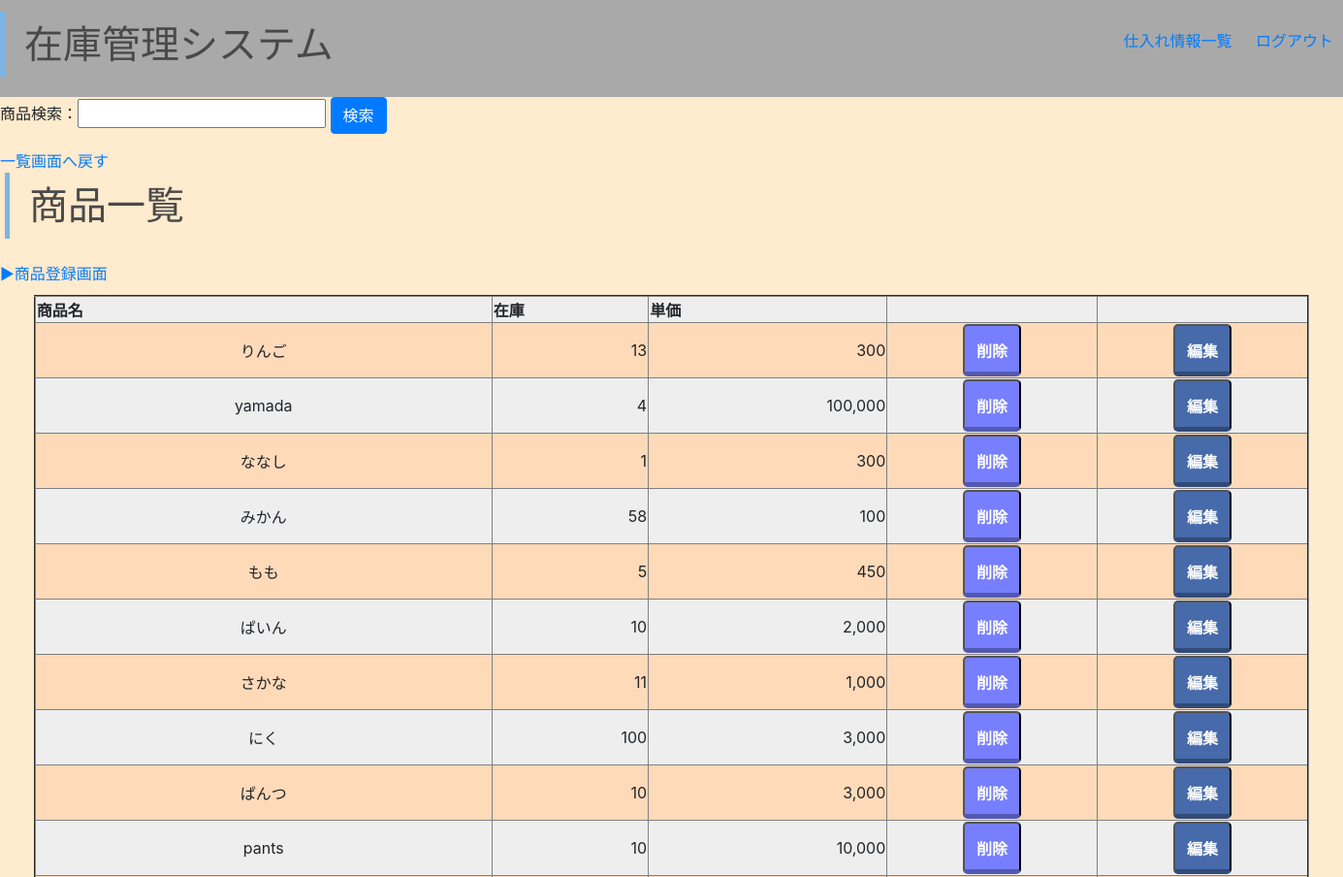
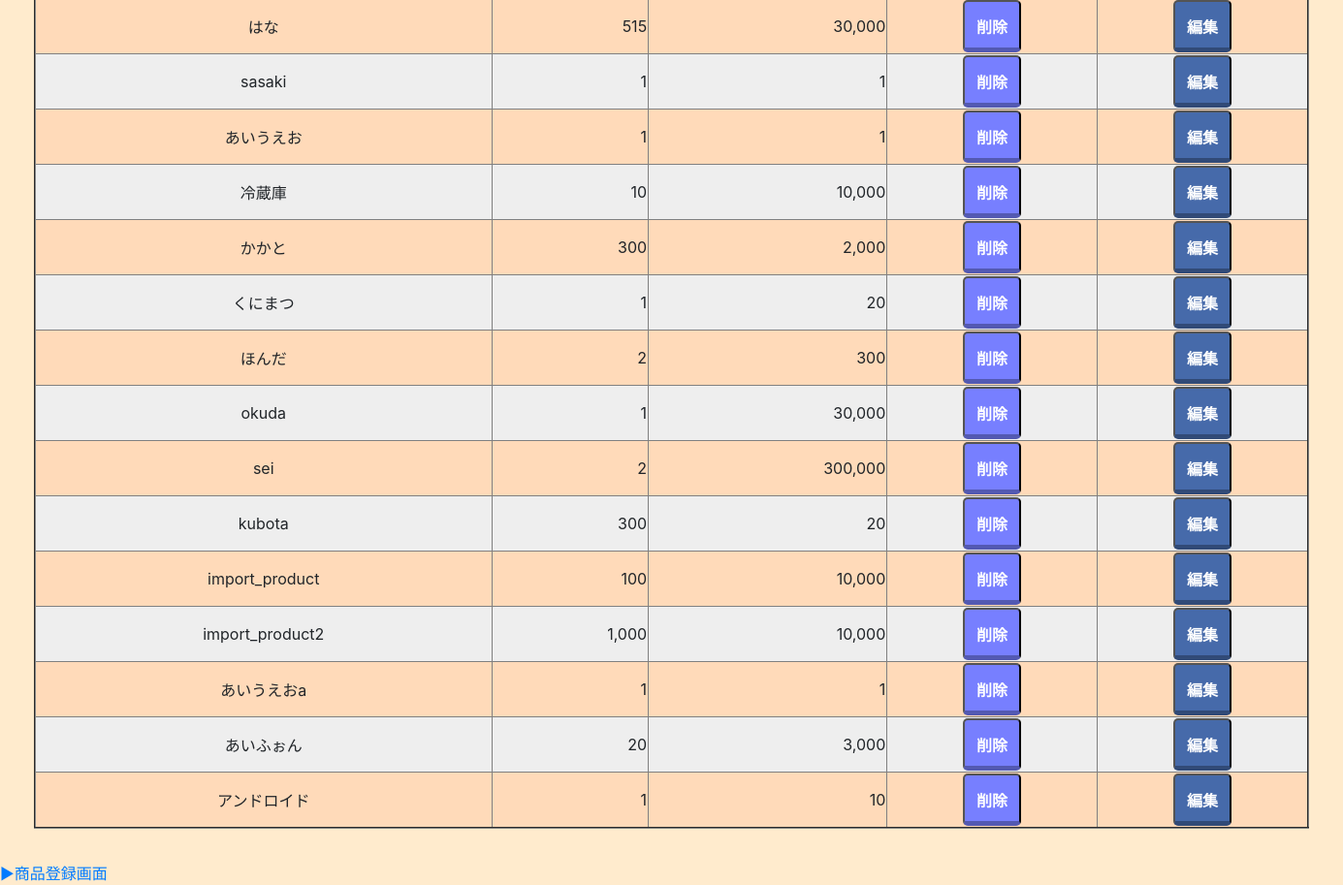
Page /products/product_list.php on the committed database (2 pictures, top to bottom).
### tables this page shows
CREATE TABLE `products` (
  `id` int(11) NOT NULL,
  `name` varchar(100) NOT NULL,
  `stock` int(11) NOT NULL DEFAULT 0,
  `price` int(11) NOT NULL DEFAULT 0,
  `flg_delete` tinyint(1) NOT NULL
);

### products/product_list.php (the view, shortened to what this page needs)
<?php
require_once("../database/db_connection.php");
if(!empty($_GET["product_name"])) {
    $product_name = htmlentities($_GET["product_name"], ENT_QUOTES, "utf-8");
    $res = selectProduct($product_name);
    if($res["result"] === true) {
        $list_display = createTable($res["stmt"]);
    } else {
        $list_display = "<tr><td>データの取得に失敗しました</td></tr>";
    }
} else {
    $res = getProduct();
    if($res["result"] === true) {
        $list_display = createTable($res["stmt"]);
    } else {
        $list_display = "<tr><td>データの取得に失敗しました</td></tr>";
    }
}
function getProduct()
{
    global $dbh;
    $stmt = $dbh->prepare("SELECT * FROM products WHERE flg_delete = 0");
    try {
        $ret = $stmt->execute();
        if($ret === true) {
            return ["result" => true, "stmt" => $stmt];
        } else {
            return ["result" => false, "stmt" => $stmt];
        }
    } catch(PDOException $e) {
        $e->getMessage();
    }
}
function createTable($stmt)
{
    $elm = "";
    while($item = $stmt->fetch() ) {
        if($item["flg_delete"] == 0) {
            $item['name']=htmlentities($item['name'], ENT_QUOTES, "utf-8");
            $item['stock']=htmlentities(number_format($item['stock']), ENT_QUOTES, "utf-8");
            $item['price']=htmlentities(number_format($item['price']), ENT_QUOTES, "utf-8");
            $tr = "<tr>
                    <td style = 'text-align:center'>{$item['name']}</td>
                    <td style = 'text-align:right;'>{$item['stock']}</td>
                    <td style = 'text-align:right;'>{$item['price']}</td>
                    <td>
                    <form style='margin: auto;' action='./product_list.php' method='post' name='delete_form' onclick='return confirm_delete()'>
                        <button class='reset button-shadow' type='submit' name='delete_id' value={$item['id']} >削除</button>
                        <input type='hidden' name='name' value='{$item['name']}'>
                    </form>
                    </td>
                    <td>
                    <form style='margin: auto;' action = 'edit_product.php' method = 'post'>
                        <button class='reset button2-shadow' type='submit' name='edit_id' value={$item['id']}>編集</button>
                        <input type='hidden' name='name' value='{$item['name']}'>
                        <input type='hidden' name='stock' value='{$item['stock']}'>
                        <input type='hidden' name='price' value='{$item['price']}'>
                    </form>
                    </td>
                </tr>";
            $elm .= $tr;
        } elseif($stmt->rowCount() === 1) {
            return "登録商品がありません";
        }
    }
    return $elm;
}
?>
<!DOCTYPE html>
<html lang="ja">
<head>
	<link rel="stylesheet" href="https://cdn.jsdelivr.net/npm/bootstrap@4.5.3/dist/css/bootstrap.min.css"
>
	<link rel="stylesheet" href="https://cdnjs.cloudflare.com/ajax/libs/font-awesome/5.15.3/css/all.min.css">
</head>
<body>
	<form action="" method="GET">
		商品検索：<input type="text" name="product_name">
		<input type="submit" value="検索" class="btn btn-primary">
	</form>
	<a href="product_list.php">一覧画面へ戻す</a>
	<h1 style="margin: auto; width: 1375px;">商品一覧</h1>
    <br>
    <a href="add_product.php">▶商品登録画面</a><br>
	<table style="margin: 10px auto; width: 1300px auto;" border="2">
		<tr>
			<th>商品名</th>
			<th>在庫</th>
			<th>単価</th>
			<th></th>
			<th></th>
		</tr>
		<?php print $list_display; ?>
	</table><br>
	<a href="add_product.php">▶商品登録画面</a><br>
</body>
</html>

### css/style.css (style rules this page uses)
header { display: flex; width: 100%; height: 100px; background-color: darkgrey; align-items: center; margin-right: auto; }
.title { margin-right: auto; }
.menu-item { list-style: none; display: inline-block; padding: 10px; }

### products/product_list.php (style rules this page uses)
h1 { padding: 0.25em 0.5em; color: #494949; background: transparent; border-left: solid 5px #7db4e6; }
tr { background-color: #FFDAB9; }
body { background-color: blanchedalmond }
table { width: 95%; border-collapse: collapse; border-spacing: 0; }
table tr:nth-child(odd) { background-color: #eee }
.button-shadow { text-align: center; box-sizing: border-box; display: block; max-width: 60px; width: 60%; margin: auto; background: #777fff; color: #fff; font-weight: bold; padding: 13px 10px 10px; border-radius: 5px; border-bottom: 5px solid rgba(0, 0, 0, 0.3); }
.button2-shadow { text-align: center; box-sizing: border-box; display: block; max-width: 60px; width: 60%; margin: auto; background: #466aaa; color: #fff; font-weight: bold; padding: 13px 10px 10px; border-radius: 5px; border-bottom: 5px solid rgba(0, 0, 0, 0.3); }

### rows in the picture
products: name "りんご", stock "13", price "300"
products: name "yamada", stock "4"
products: name "ななし", stock "1", price "300"
products: name "みかん", stock "58", price "100"
products: name "もも", stock "5", price "450"
products: name "ぱいん", stock "10"
products: name "さかな", stock "11"
products: name "にく", stock "100"
products: name "ぱんつ", stock "10"
products: name "pants", stock "10"
products: name "はな", stock "515"
products: name "sasaki", stock "1", price "1"
products: name "あいうえお", stock "1", price "1"
products: name "冷蔵庫", stock "10"
products: name "かかと", stock "300"
products: name "くにまつ", stock "1", price "20"
products: name "ほんだ", stock "2", price "300"
products: name "okuda", stock "1"
products: name "sei", stock "2"
products: name "kubota", stock "300", price "20"
products: name "import_product", stock "100"
products: name "import_product2"
products: name "あいうえおa", stock "1", price "1"
products: name "あいふぉん", stock "20"
products: name "アンドロイド", stock "1", price "10"

### other values in the picture
$item['price'] "100,000 2,000 1,000 3,000 3,000 10,000 30,000 10,000 2,000 30,000 300,000 10,000 10,000 3,000"
$item['stock'] "1,000"
